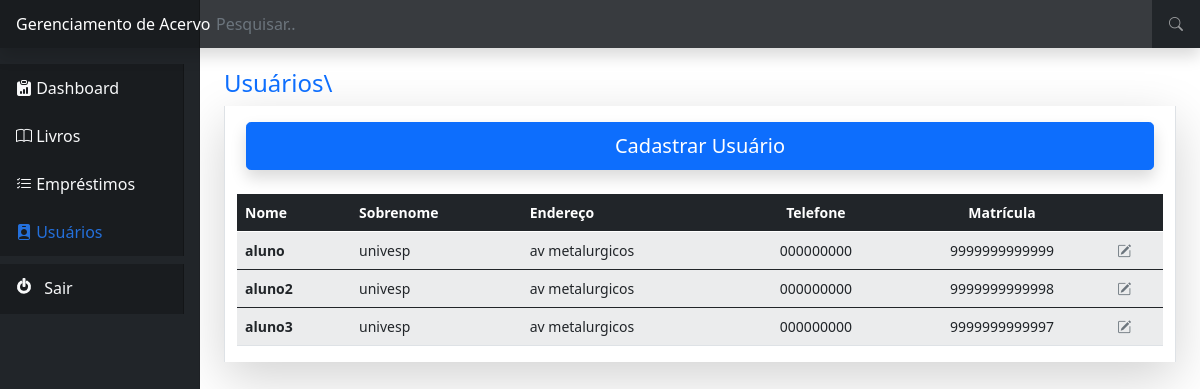
Page /auth/usuarios/ (signed in) on the committed database.
### usuarios/models.py (models this page shows, shortened)
class Usuariosdb(models.Model):
    nome = models.CharField(max_length=30)
    sobrenome = models.CharField(max_length=30)
    endereco = models.CharField(max_length=100)
    telefone = models.CharField(max_length=30)
    matricula =  models.CharField(max_length=30)
    class Meta:
        verbose_name = 'Usuário'

### usuarios/views.py (the view)
# urls.py: path('auth/', include('usuarios.urls')),
def usuarios(request):
    if request.session.get('usuario'):
        usuario = Funcionariosdb.objects.get(id=request.session['usuario'])
        form = UsuarioForm
        dados_usuarios = Usuariosdb.objects.all()
        return render(request, 'usuarios.html',{'form':form,'dados_usuarios':dados_usuarios})
    else:
        return redirect('/auth/login/?status=2')

### livro/templates/usuarios.html (shortened to what this page needs)
{% extends 'base.html' %}
{% block 'conteudo' %}
    <br>
    <h4><a href="#" class="text-decoration-none">Usuários\</a></h3>
    <div class="container border-start border-end shadow-lg pt-3">
        <div class="row justify-content-center">
            <button type="button" style="max-width: 98%;" class=" shadow btn btn-primary btn-lg mb-4" data-bs-toggle="modal" data-bs-target="#cadastroUsuarioModal">
                Cadastrar Usuário
            </button>
        </div>
        <div class="row justify-content-center">
            <table class="table table-striped table-hover ms-sm-auto col-lg-10 px-md-4 bg-light">
                <thead class="table-dark">
                <tr>
                    <th scope="col">Nome</th>
                    <th scope="col">Sobrenome</th>
                    <th scope="col">Endereço</th>
                    <th scope="col" class="text-center">Telefone</th>
                    <th scope="col" class="text-center">Matrícula</th>
                    <th scope="col"></th>
                </tr>
                </thead>
                {% for i in dados_usuarios %}
                <tbody>
                <tr>
                    <th scope="row">{{i.nome}}</th>
                    <td>{{i.sobrenome}}</td>
                    <td>{{i.endereco}}</td>
                    <td class="text-center">{{i.telefone}}</td>
                    <td class="text-center">{{i.matricula}}</td>
                    <td><a href="#" type="button" class="link-secondary border-0"><i class="bi bi-pencil-square"></i></a>
                    </td>
                </tr>
                </tbody>
                {%endfor%}
            </table>
        </div>
    </div>
{% endblock %}
{% block 'navbar-dashboard' %}
"nav-link text-light navbar-brand"
{%endblock%}
{% block 'navbar-usuario' %}
"nav-link active navbar-brand"
{%endblock%}

### static/css/base.css (style rules this page uses)
body { font-size: .875rem; }

### rows in the picture
Usuariosdb: nome "aluno", sobrenome "univesp", endereco "av metalurgicos", telefone "000000000", matricula "9999999999999"
Usuariosdb: nome "aluno2", sobrenome "univesp", endereco "av metalurgicos", telefone "000000000", matricula "9999999999998"
Usuariosdb: nome "aluno3", sobrenome "univesp", endereco "av metalurgicos", telefone "000000000", matricula "9999999999997"
